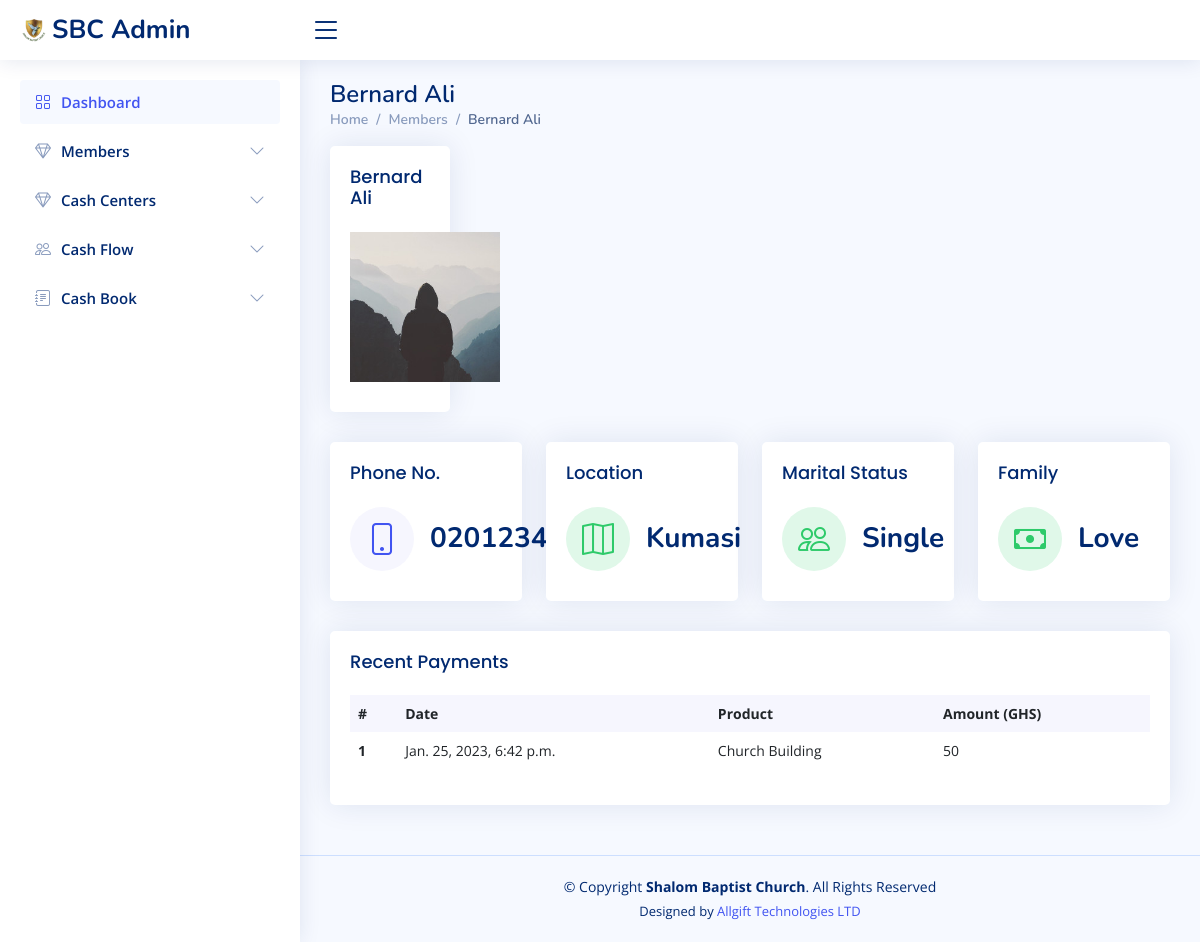
Page /accounts/1/ on the earlier database version.
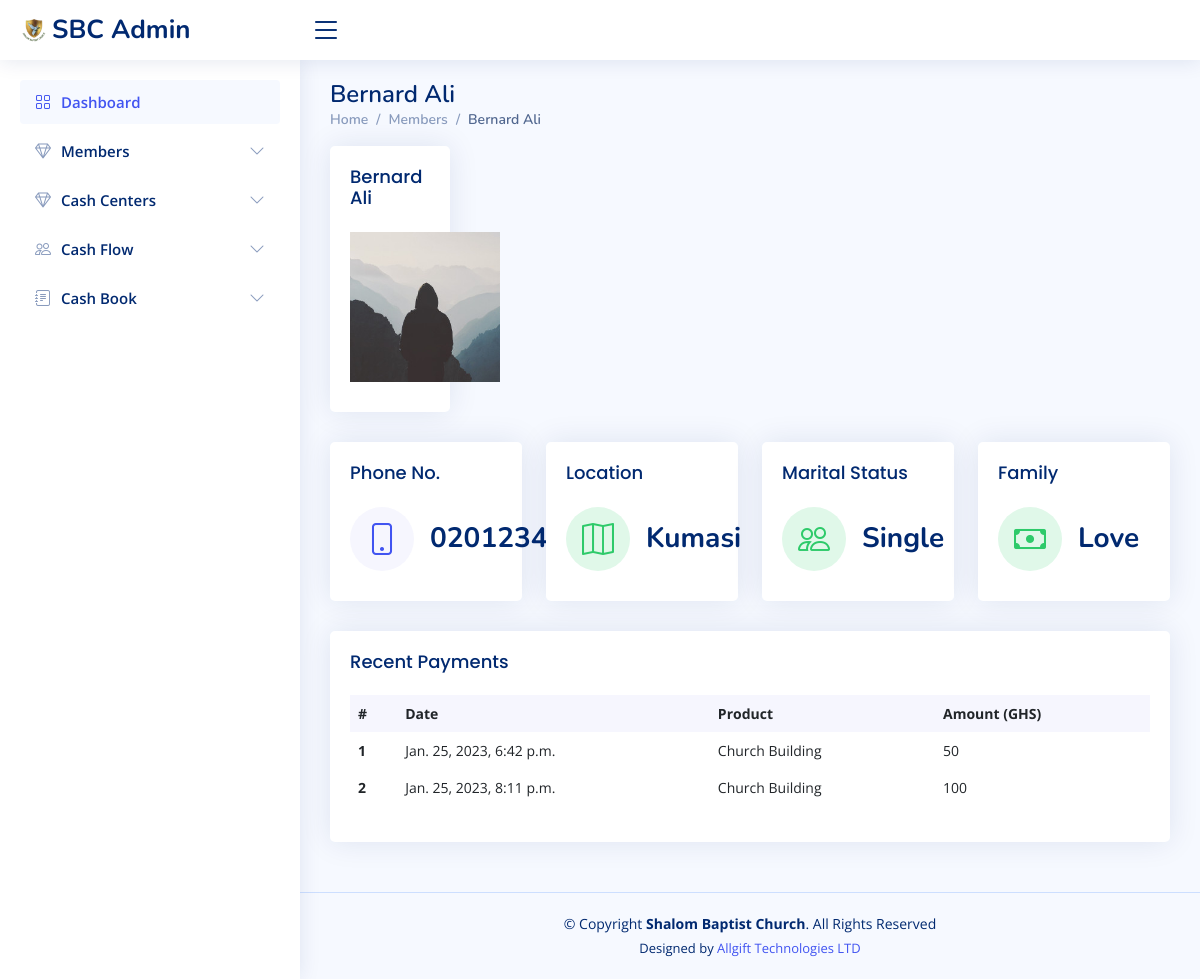
Same page on the later database version.
### accounts/models.py (models this page shows, shortened)
class CashFlowHistory(models.Model):
    category = models.ForeignKey(Category, on_delete=models.DO_NOTHING, blank=True)
    item_name = models.CharField(max_length=50, blank=True, null=True)
    image = models.ImageField(default='product.png', upload_to='category_pics')
    receipt_no = models.CharField(max_length=50, blank=True, null=True)
    item_description = models.TextField(blank=True, null=True)
    amount = models.IntegerField(default='0', blank=True, null=True)
    returned_to = models.CharField(max_length=50, blank=True, null=True)
    received_from = models.ForeignKey(Profile, on_delete=models.DO_NOTHING, blank=True, null=True)
    balance = models.DecimalField(max_digits=10, decimal_places=2, default=0)
    created_on = models.DateTimeField(auto_now_add=True)
    last_updated = models.DateTimeField(auto_now=True)

### accounts/views.py (the view)
# urls.py: path("<int:id>/", views.member_details, name='member_details'),
def member_details(request, id):
    member = Profile.objects.get(id=id)
    payments = CashFlowHistory.objects.filter(received_from=member)
    context = {
        'member': member,
        'payments': payments
    }
    return render(request, 'accounts/member_details.html', context)

### core/models.py (called while the page is built)
    def __str__(self):
        return self.name

### templates/accounts/member_details.html (shortened to what the changed rows need)
{% extends 'accounts/base.html' %}
{% load humanize %}
{% block content %}
     <div class="pagetitle">
      <h1>{{member.full_name}}</h1>
    </div>
     <section class="section dashboard">
         <div class="row">
            <div class="col-12">
              <div class="card recent-sales overflow-auto">
                <div class="card-body">
                  <table class="table table-borderless datatable table-hover">
                    <thead>
                      <tr>
                        <th scope="col">#</th>
                        <th scope="col">Date</th>
                        <th scope="col">Product</th>
                        <th scope="col">Amount (GHS)</th>
                      </tr>
                    </thead>
                    <tbody>
                    {% for item in payments %}
                      <tr>
                        <th scope="row">{{forloop.counter}}</th>
                        <td>{{item.created_on}}</td>
                        <td>{{item.item_name}}</td>
                        <td>{{item.amount|intcomma}}</td>
                      </tr>
                    {% endfor %}
                    </tbody>
                  </table>
                </div>
              </div>
            </div>
          </div>
    </section>
{% endblock content %}

Differences in the rows shown:
added CashFlowHistory: created_on "Jan. 25, 2023, 8:11 p.m.", item_name "Church Building", amount "100"
